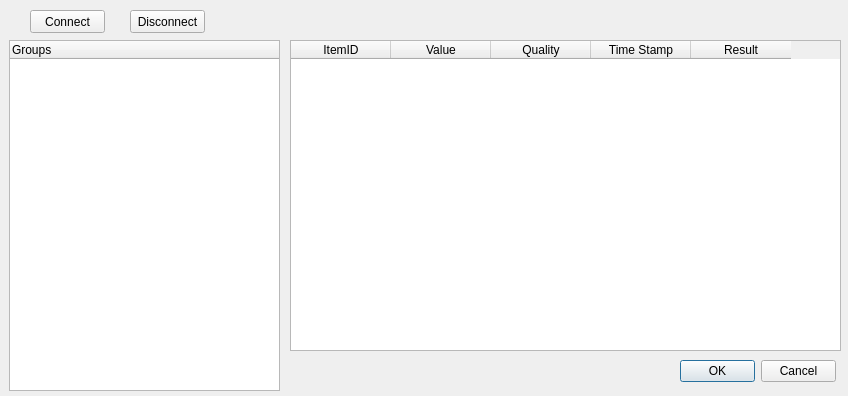
<?xml version="1.0" encoding="UTF-8"?>
<ui version="4.0">
 <class>DlgOpcServer</class>
 <widget class="QDialog" name="DlgOpcServer">
  <property name="geometry">
   <rect>
    <x>0</x>
    <y>0</y>
    <width>848</width>
    <height>396</height>
   </rect>
  </property>
  <property name="windowTitle">
   <string>Dialog</string>
  </property>
  <widget class="QTreeWidget" name="OpcGrouptree">
   <property name="geometry">
    <rect>
     <x>9</x>
     <y>40</y>
     <width>271</width>
     <height>351</height>
    </rect>
   </property>
   <column>
    <property name="text">
     <string>Groups</string>
    </property>
   </column>
  </widget>
  <widget class="QTableWidget" name="opcitemList">
   <property name="geometry">
    <rect>
     <x>290</x>
     <y>40</y>
     <width>551</width>
     <height>311</height>
    </rect>
   </property>
   <column>
    <property name="text">
     <string>ItemID</string>
    </property>
   </column>
   <column>
    <property name="text">
     <string>Value</string>
    </property>
   </column>
   <column>
    <property name="text">
     <string>Quality</string>
    </property>
   </column>
   <column>
    <property name="text">
     <string>Time Stamp</string>
    </property>
   </column>
   <column>
    <property name="text">
     <string>Result</string>
    </property>
   </column>
  </widget>
  <widget class="QDialogButtonBox" name="buttonBox">
   <property name="geometry">
    <rect>
     <x>680</x>
     <y>360</y>
     <width>156</width>
     <height>23</height>
    </rect>
   </property>
   <property name="orientation">
    <enum>Qt::Horizontal</enum>
   </property>
   <property name="standardButtons">
    <set>QDialogButtonBox::Cancel|QDialogButtonBox::Ok</set>
   </property>
   <property name="centerButtons">
    <bool>true</bool>
   </property>
  </widget>
  <widget class="QPushButton" name="btnconnect">
   <property name="geometry">
    <rect>
     <x>30</x>
     <y>10</y>
     <width>75</width>
     <height>23</height>
    </rect>
   </property>
   <property name="text">
    <string>Connect</string>
   </property>
  </widget>
  <widget class="QPushButton" name="btnDisconnect">
   <property name="geometry">
    <rect>
     <x>130</x>
     <y>10</y>
     <width>75</width>
     <height>23</height>
    </rect>
   </property>
   <property name="text">
    <string>Disconnect</string>
   </property>
  </widget>
 </widget>
 <resources/>
 <connections>
  <connection>
   <sender>buttonBox</sender>
   <signal>accepted()</signal>
   <receiver>DlgOpcServer</receiver>
   <slot>accept()</slot>
   <hints>
    <hint type="sourcelabel">
     <x>350</x>
     <y>512</y>
    </hint>
    <hint type="destinationlabel">
     <x>157</x>
     <y>274</y>
    </hint>
   </hints>
  </connection>
  <connection>
   <sender>buttonBox</sender>
   <signal>rejected()</signal>
   <receiver>DlgOpcServer</receiver>
   <slot>reject()</slot>
   <hints>
    <hint type="sourcelabel">
     <x>350</x>
     <y>512</y>
    </hint>
    <hint type="destinationlabel">
     <x>286</x>
     <y>274</y>
    </hint>
   </hints>
  </connection>
 </connections>
</ui>
